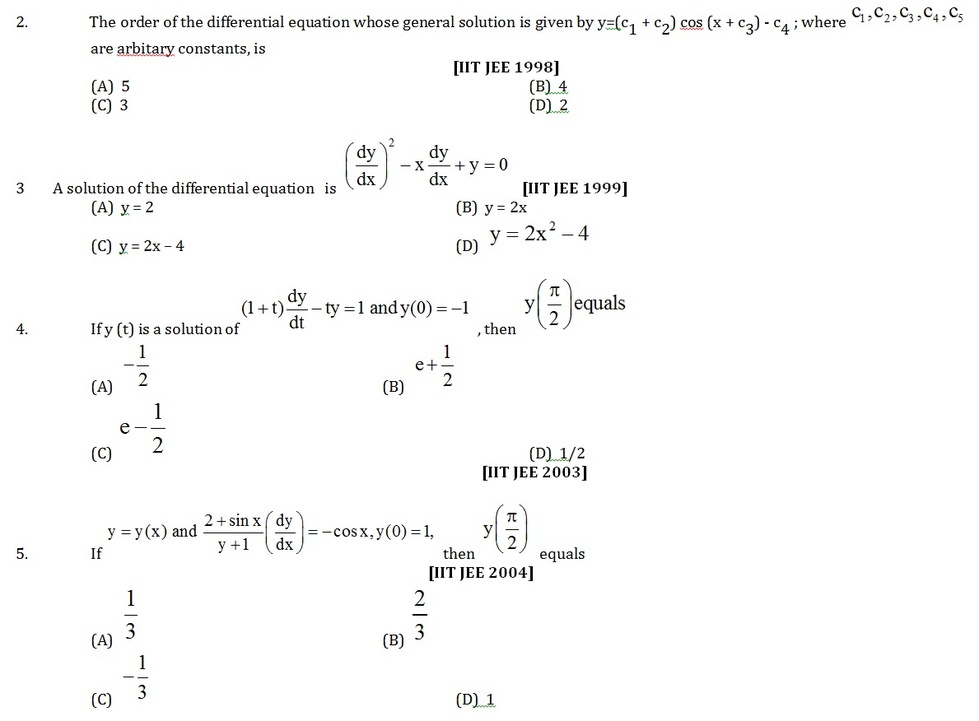
#> input picture sample.jpeg, 979 x 721 px, shrunk from 1189 x 876 before the run
$ python ocr2.py
#> lines starting #> are read from the running program, lines starting #| are printed output that depends on the picture
import cv2
import pytesseract
import re
import json

im = cv2.imread('sample.jpeg')
#> im is the input picture: shape (721, 979, 3); mean B, G, R 250.3, 250.5, 250.4
config = '-l eng+equ --oem 1 --psm 4'
gray_image = cv2.cvtColor(im, cv2.COLOR_BGR2GRAY)


threshold_img = cv2.threshold(gray_image, 100, 255, cv2.THRESH_OTSU | cv2.THRESH_BINARY)[1]
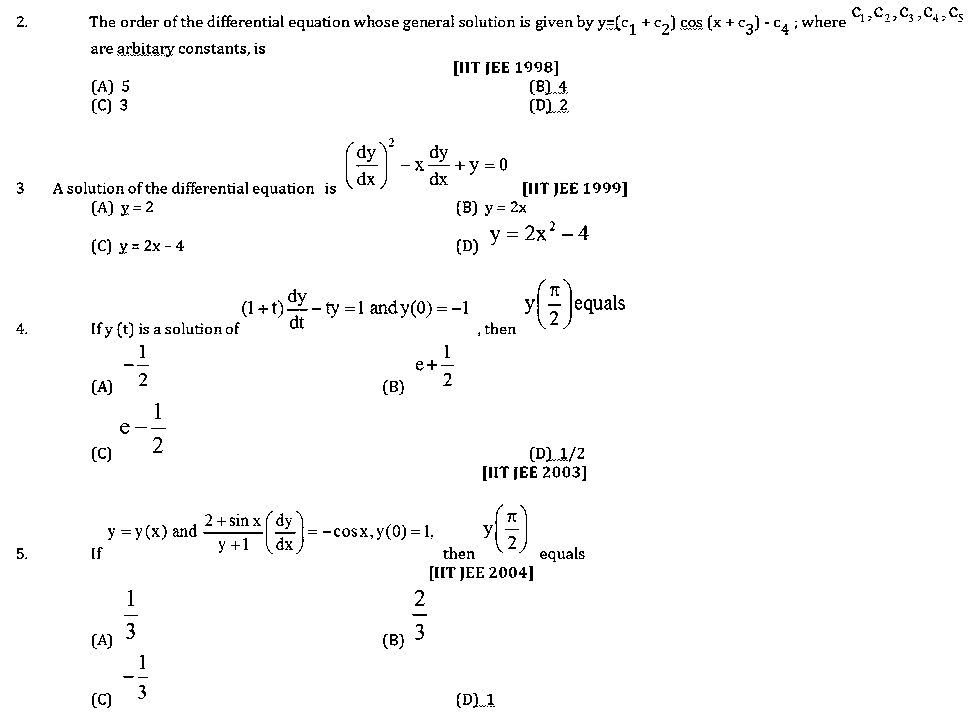
#> threshold_img: shape (721, 979); 97.9% white; black in thin lines or dots

#> (the run stopped early here; a loop or call above may not have finished)
